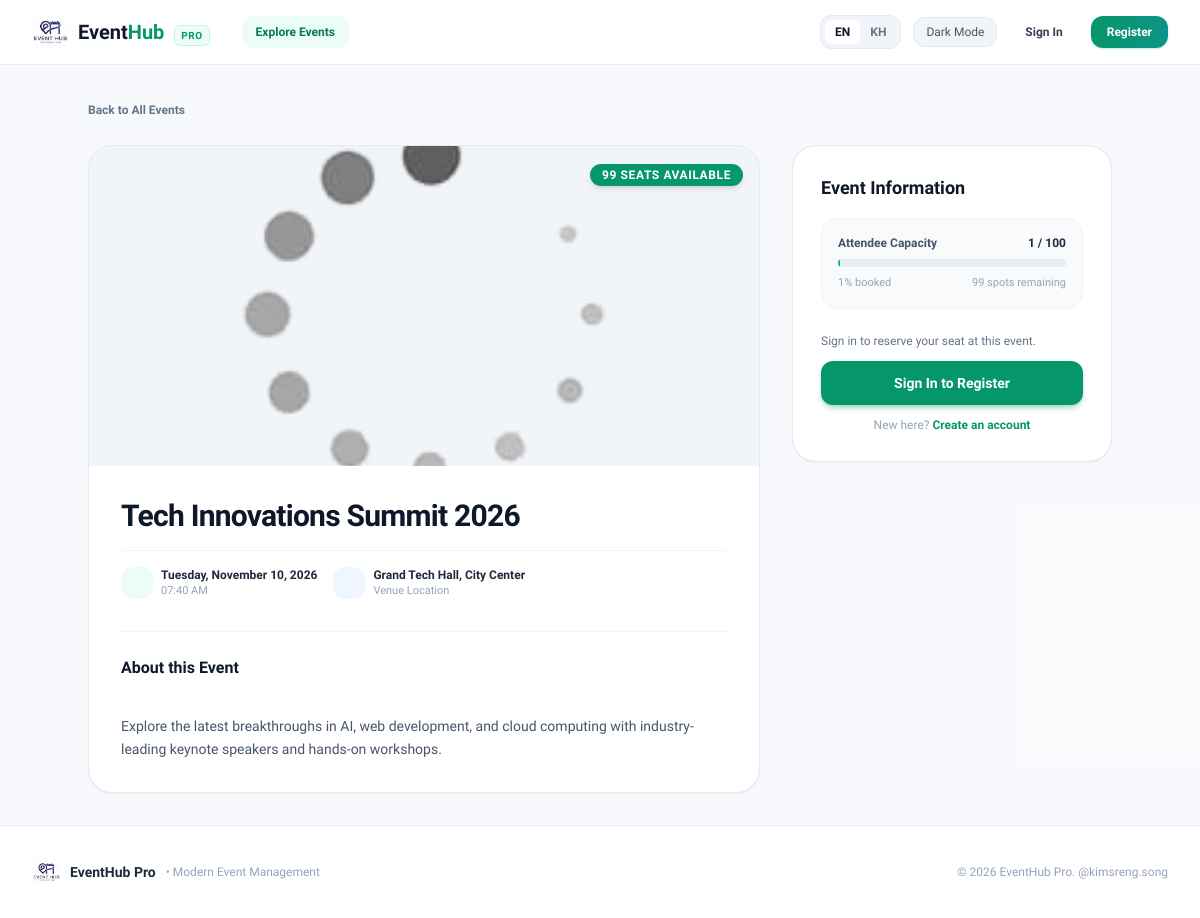
Page /?page=event/detail&id=1 on the committed database.
### tables this page shows
CREATE TABLE IF NOT EXISTS `tbl_events` (
  `id` INT AUTO_INCREMENT PRIMARY KEY,
  `title` VARCHAR(150) NOT NULL,
  `description` TEXT NOT NULL,
  `location` VARCHAR(150) NOT NULL,
  `event_date` DATETIME NOT NULL,
  `capacity` INT NOT NULL DEFAULT 50,
  `image` MEDIUMTEXT DEFAULT NULL,
  `created_at` TIMESTAMP DEFAULT CURRENT_TIMESTAMP
);

### includes/lang.inc.php (called while the page is built, shortened)
<?php
$currentLang = $_SESSION['lang'] ?? $_COOKIE['site_lang'] ?? 'en';
function __($key, $default = null) {
    global $translations, $currentLang;
    if (isset($translations[$key][$currentLang])) {
        return $translations[$key][$currentLang];
    }
    return $default !== null ? $default : $key;
}

### init/func/event.func.php (called while the page is built, shortened)
<?php
function getEvent($id)
{
    global $db;
    $id = (int)$id;
    $query = $db->prepare(
        'SELECT e.*,
                COUNT(CASE WHEN r.status <> "rejected" THEN r.id END) AS reg_count
         FROM tbl_events e
         LEFT JOIN tbl_registrations r ON r.event_id = e.id
         WHERE e.id = ?
         GROUP BY e.id
         LIMIT 1'
    );
    $query->bind_param('i', $id);
    $query->execute();
    $result = $query->get_result();
    if ($result && $result->num_rows > 0) {
        return $result->fetch_object();
    }
    return null;
}

### init/func/auth.func.php (called while the page is built, shortened)
<?php
function loggedInUser()
{
    if (!isset($_SESSION['user_id'])) {
        return null;
    }
    return null;
}
function isAdmin()
{
    $user = loggedInUser();
    return ($user && $user->level === 'admin');
}

### pages/event/detail.php (the view, shortened to what this page needs)
<?php
$id = isset($_GET['id']) ? (int)$_GET['id'] : 0;
$event = getEvent($id);
$isFull        = $event->reg_count >= $event->capacity;
$pct           = min(100, round(($event->reg_count / max(1, $event->capacity)) * 100));
$imgSrc        = $event->image ? htmlspecialchars($event->image) : './assets/images/loading.png';
$dateStr       = date('l, F d, Y', strtotime($event->event_date));
$timeStr       = date('h:i A', strtotime($event->event_date));
$isPast        = strtotime($event->event_date) < time();
?>
<div class="max-w-5xl mx-auto space-y-6">
    <div>
        <a href="./?page=events" class="inline-flex items-center gap-1.5 text-xs font-semibold text-slate-500 hover:text-emerald-600 dark:text-slate-400 dark:hover:text-emerald-400 transition">
            <span><?= __('back_to_events') ?></span>
        </a>
    </div>
    <div class="grid grid-cols-1 lg:grid-cols-3 gap-8">
        <div class="lg:col-span-2 space-y-6">
            <div class="bg-white dark:bg-slate-800 rounded-3xl border border-slate-200/90 dark:border-slate-700/80 shadow-sm overflow-hidden">
                <div class="relative h-64 sm:h-80 bg-slate-100 dark:bg-slate-700/50">
                    <img src="<?= $imgSrc ?>"
                         alt="<?= htmlspecialchars($event->title) ?>"
                         class="w-full h-full object-cover"
                         onerror="this.src='./assets/images/loading.png'">
                    <div class="absolute top-4 right-4">
                        <?php if ($isPast): ?>
                            <span class="px-3 py-1 rounded-full text-xs font-bold uppercase tracking-wider bg-slate-900/80 text-white backdrop-blur-xs shadow-md">
                                <?= __('concluded') ?>
                            </span>
                        <?php elseif ($isFull): ?>
                            <span class="px-3 py-1 rounded-full text-xs font-bold uppercase tracking-wider bg-red-600 text-white shadow-md">
                                <?= __('sold_out') ?>
                            </span>
                        <?php else: ?>
                            <span class="px-3 py-1 rounded-full text-xs font-bold uppercase tracking-wider bg-emerald-600 text-white shadow-md">
                                <?= $event->capacity - $event->reg_count ?> <?= __('seats_available') ?>
                            </span>
                        <?php endif; ?>
                    </div>
                </div>
                <div class="p-6 sm:p-8">
                    <h1 class="text-2xl sm:text-3xl font-extrabold text-slate-900 dark:text-white tracking-tight leading-snug">
                        <?= htmlspecialchars($event->title) ?>
                    </h1>
                    <div class="flex flex-wrap items-center gap-4 mt-4 pt-4 border-t border-slate-100 dark:border-slate-700/60 text-xs text-slate-600 dark:text-slate-300">
                        <div class="flex items-center gap-2">
                            <div class="w-8 h-8 rounded-xl bg-emerald-50 dark:bg-emerald-950/40 text-emerald-600 dark:text-emerald-400 flex items-center justify-center">
                            </div>
                            <div>
                                <div class="font-bold text-slate-800 dark:text-slate-200"><?= $dateStr ?></div>
                                <div class="text-[11px] text-slate-400 dark:text-slate-400"><?= $timeStr ?></div>
                            </div>
                        </div>
                        <div class="flex items-center gap-2">
                            <div class="w-8 h-8 rounded-xl bg-blue-50 dark:bg-blue-950/40 text-blue-600 dark:text-blue-400 flex items-center justify-center">
                            </div>
                            <div>
                                <div class="font-bold text-slate-800 dark:text-slate-200"><?= htmlspecialchars($event->location) ?></div>
                                <div class="text-[11px] text-slate-400 dark:text-slate-400"><?= __('venue_location') ?></div>
                            </div>
                        </div>
                    </div>
                    <div class="mt-8 pt-6 border-t border-slate-100 dark:border-slate-700/60">
                        <h2 class="text-base font-bold text-slate-900 dark:text-white mb-3"><?= __('about_event') ?></h2>
                        <div class="prose prose-slate dark:prose-invert max-w-none text-slate-600 dark:text-slate-300 text-sm leading-relaxed whitespace-pre-line font-normal">
                            <?= htmlspecialchars($event->description) ?>
                        </div>
                    </div>
                </div>
            </div>
        </div>
        <div class="space-y-6">
            <div class="bg-white dark:bg-slate-800 rounded-3xl border border-slate-200/90 dark:border-slate-700/80 shadow-sm p-6 sm:p-7 sticky top-24">
                <h3 class="font-bold text-slate-900 dark:text-white text-lg mb-4 flex items-center gap-2">
                    <span><?= __('event_info') ?></span>
                </h3>
                <div class="mb-6 bg-slate-50 dark:bg-slate-700/40 p-4 rounded-2xl border border-slate-100 dark:border-slate-700/60">
                    <div class="flex items-center justify-between text-xs font-semibold text-slate-600 dark:text-slate-300 mb-2">
                        <span><?= __('attendee_capacity') ?></span>
                        <span class="font-bold text-slate-800 dark:text-white"><?= $event->reg_count ?> / <?= $event->capacity ?></span>
                    </div>
                    <div class="w-full h-2 bg-slate-200/70 dark:bg-slate-600 rounded-full overflow-hidden">
                        <div class="h-full rounded-full <?= $isFull ? 'bg-red-500' : 'bg-emerald-500' ?>" style="width: <?= $pct ?>%"></div>
                    </div>
                    <div class="mt-2 text-[11px] text-slate-400 dark:text-slate-400 flex justify-between">
                        <span><?= $pct ?>% <?= __('booked') ?></span>
                        <span><?= max(0, $event->capacity - $event->reg_count) ?> <?= __('spots_remaining') ?></span>
                    </div>
                </div>
                <?php if ($isAdmin): ?>
                    <div class="space-y-2.5">
                        <div class="p-3 bg-amber-50 dark:bg-amber-950/30 text-amber-800 dark:text-amber-300 text-xs rounded-xl border border-amber-200/60 dark:border-amber-800/40 font-semibold mb-3 flex items-center gap-2">
                            <?= getIcon('shield', 'w-4 h-4') ?>
                            <span><?= __('admin_managing_notice') ?></span>
                        </div>
                        <a href="./?page=event/registrations&id=<?= $event->id ?>"
                           class="w-full py-2.5 px-4 rounded-xl text-sm font-semibold text-white bg-emerald-600 hover:bg-emerald-700 shadow-sm transition flex items-center justify-center gap-2">
                            <?= getIcon('users', 'w-4 h-4') ?>
                            <span><?= __('manage_regs_count') ?> (<?= $event->reg_count ?>)</span>
                        </a>
                        <a href="./?page=event/edit&id=<?= $event->id ?>"
                           class="w-full py-2.5 px-4 rounded-xl text-sm font-semibold text-slate-700 dark:text-slate-200 bg-slate-100 dark:bg-slate-700 hover:bg-slate-200 dark:hover:bg-slate-600 transition flex items-center justify-center gap-2">
                            <?= getIcon('pencil', 'w-4 h-4') ?>
                            <span><?= __('edit_event_details') ?></span>
                        </a>
                        <a href="./?page=event/delete&id=<?= $event->id ?>"
                           class="confirm-action w-full py-2.5 px-4 rounded-xl text-sm font-semibold text-red-600 dark:text-red-400 hover:bg-red-50 dark:hover:bg-red-950/30 border border-red-200 dark:border-red-900/50 transition flex items-center justify-center gap-2"
                           data-confirm-title="<?= __('confirm_title') ?>"
                           data-confirm-text="<?= __('delete_event_confirm') ?>"
                           data-confirm-btn="<?= __('confirm_yes') ?>"
                           data-confirm-icon="warning"
                           data-confirm-color="red">
                            <?= getIcon('trash', 'w-4 h-4') ?>
                            <span><?= __('delete_event') ?></span>
                        </a>
                    </div>
                <?php else: ?>
                    <div class="space-y-3">
                        <p class="text-xs text-slate-500 dark:text-slate-400"><?= __('signin_to_reserve') ?></p>
                        <a href="./?page=login"
                           class="w-full py-3 px-4 rounded-xl text-sm font-bold text-white bg-emerald-600 hover:bg-emerald-700 shadow-md shadow-emerald-600/30 transition flex items-center justify-center gap-2">
                            <span><?= __('signin_to_register') ?></span>
                        </a>
                        <p class="text-center text-xs text-slate-400 dark:text-slate-500">
                            <?= __('new_here') ?> <a href="./?page=register" class="text-emerald-600 dark:text-emerald-400 font-semibold hover:underline"><?= __('create_account') ?></a>
                        </p>
                    </div>
                <?php endif; ?>
            </div>
        </div>
    </div>
</div>

### assets/css/style.css (style rules this page uses)
html { scroll-behavior: smooth; -webkit-font-smoothing: antialiased; -moz-osx-font-smoothing: grayscale; }

### rows in the picture
tbl_events: image (picture), title "Tech Innovations Summit 2026", event_date "Tuesday, November 10, 2026", event_date "07:40 AM", location "Grand Tech Hall, City Center", description "Explore the latest breakthroughs in AI, web development, and cloud computing with industry-leading keynote speakers and hands-on workshops.", capacity "100"

### other values in the picture
__('nav_explore') "Explore Events"
__('dark_mode') "Dark Mode"
__('nav_login') "Sign In"
__('nav_register') "Register"
__('back_to_events') "Back to All Events"
$event->capacity - $event->reg_count "99"
__('seats_available') "SEATS AVAILABLE"
__('venue_location') "Venue Location"
__('about_event') "About this Event"
__('event_info') "Event Information"
__('attendee_capacity') "Attendee Capacity"
$event->reg_count "1"
$pct "1"
__('booked') "booked"
max(0, $event->capacity - $event->reg_count) "99"
